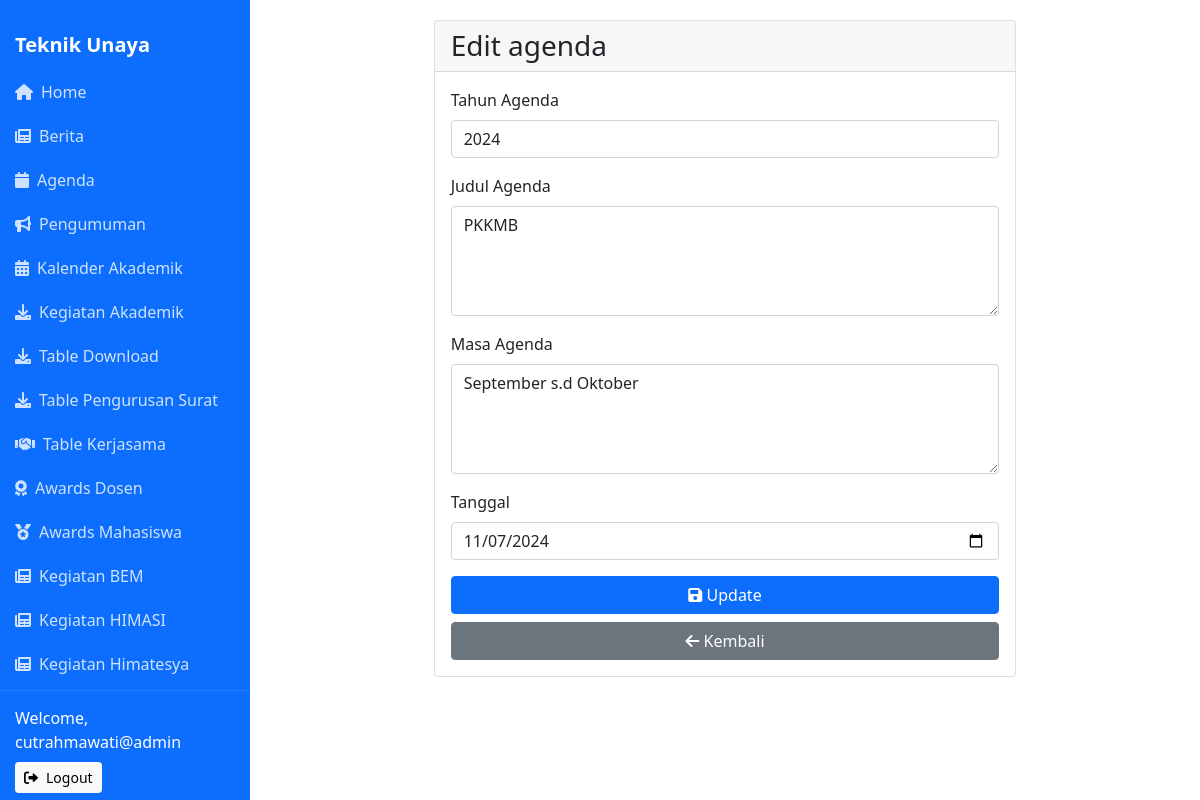
Page /admin/edit_agenda.php?id_agenda=16 (signed in) on the committed database.
### tables this page shows
CREATE TABLE `agenda` (
  `id_agenda` int(11) NOT NULL,
  `tahun_agenda` varchar(255) NOT NULL,
  `judul_agenda` varchar(255) NOT NULL,
  `masa_agenda` varchar(255) NOT NULL,
  `date` date NOT NULL
);

### admin/edit_agenda.php (the view, shortened to what this page needs)
<?php
include '../db.php';
include 'header.php';
if (isset($_GET['id_agenda'])) {
    $id = $_GET['id_agenda'];
    $result = $conn->query("SELECT * FROM agenda WHERE id_agenda=$id");
    $row = $result->fetch_assoc();
}
?>
<div class="container">
    <div class="row justify-content-center">
        <div class="col-md-8">
            <div class="card">
                <div class="card-header">
                    <h3 class="card-title mb-0">Edit agenda</h3>
                </div>
                <div class="card-body">
                    <form action="edit_agenda.php" method="post" enctype="multipart/form-data">
                        <div class="mb-3">
                            <label class="form-label">Tahun Agenda</label>
                            <input type="text" name="tahun_agenda" class="form-control" value="<?php echo $row['tahun_agenda']; ?>" required>
                        </div>
                        <div class="mb-3">
                            <label class="form-label">Judul Agenda</label>
                            <textarea name="judul_agenda" class="form-control" rows="4" required><?php echo $row['judul_agenda']; ?></textarea>
                        </div>
                        <div class="mb-3">
                            <label class="form-label">Masa Agenda</label>
                            <textarea name="masa_agenda" class="form-control" rows="4" required><?php echo $row['masa_agenda']; ?></textarea>
                        </div>
                        <div class="mb-3">
                            <label class="form-label">Tanggal</label>
                            <input type="date" name="date" class="form-control" value="<?php echo $row['date']; ?>" required>
                        </div>
                        <div class="d-grid gap-2">
                            <button type="submit" class="btn btn-primary">
                                <i class="fas fa-save"></i> Update
                            </button>
                            <a href="index.php" class="btn btn-secondary">
                                <i class="fas fa-arrow-left"></i> Kembali
                            </a>
                        </div>
                    </form>
                </div>
            </div>
        </div>
    </div>
</div>

### rows in the picture
agenda: tahun_agenda "2024", judul_agenda "PKKMB", masa_agenda "September s.d Oktober", date "11/07/2024"

### other values in the picture
$_SESSION['admin_username'] "cutrahmawati@admin"
